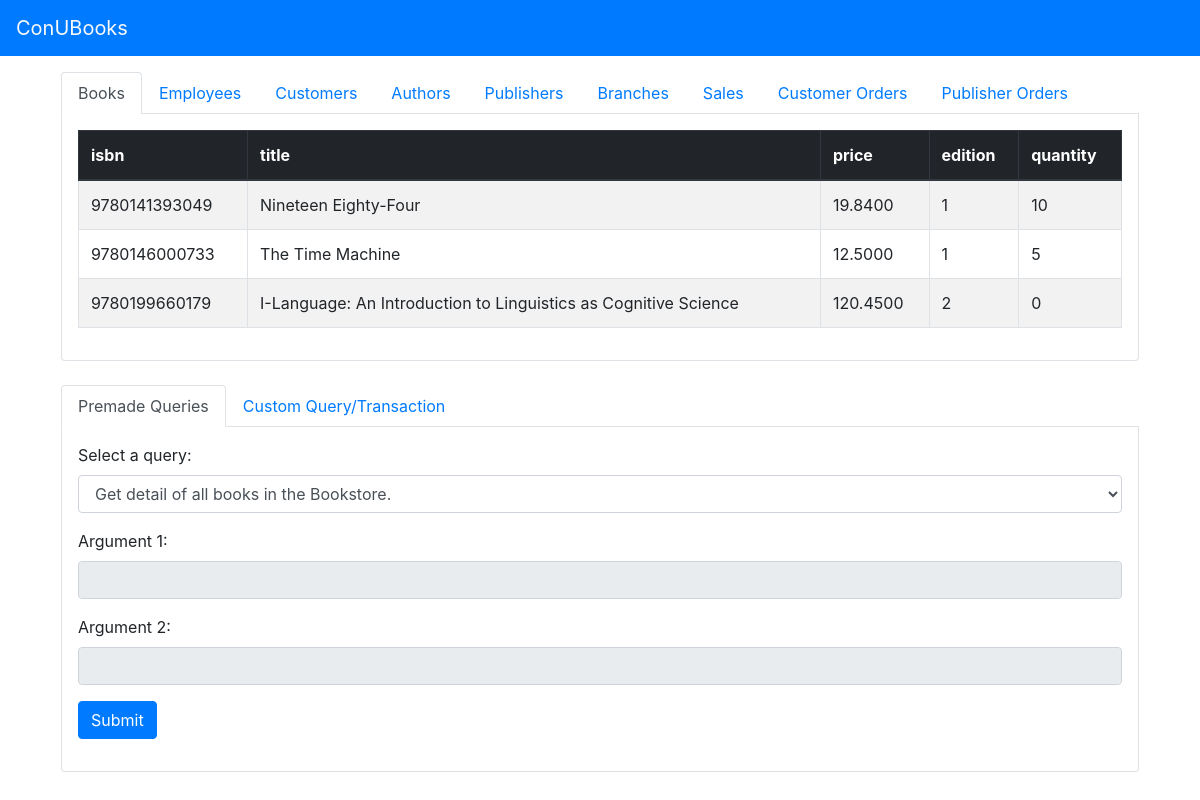
The page / on the database its author committed.
### tables this page shows
create table book(
    isbn char(13) primary key,
    title varchar(100) not null,
    price decimal(19,4) not null,
    edition smallint not null,
    quantity smallint not null
);

### databaseAccess.php (called while the page is built, shortened)
 <?php
function conn()
{
    $servername = "spc353.encs.concordia.ca";
    $dbname     = "spc353_4";
    $username   = "spc353_4";
    $password   = "1assword";
    try {
        $connection = new PDO("mysql:host=$servername;dbname=$dbname", $username, $password);
        $connection->setAttribute(PDO::ATTR_ERRMODE, PDO::ERRMODE_EXCEPTION);
    }
    catch (PDOException $e) {
        echo "Connection failed: " . $e->getMessage();
    }
    return $connection;
}
function getAllBooks()
{
    $connection = conn();
    $results    = $connection->query("select * from book;");
    return $results;
}
?>

### index.php (the view, shortened to what this page needs)
<!DOCTYPE HTML>
<html>
    <head>
		<link rel="stylesheet" href="https://maxcdn.bootstrapcdn.com/bootstrap/4.0.0/css/bootstrap.min.css">
    </head>
    <body>
	<nav class="navbar navbar-expand-lg bg-primary navbar-dark">
		<a class="navbar-brand text-light">ConUBooks</a>
	</nav>
	<div class='container'>
		<div class='row'>
			<div class='col m-3'>
				<ul class="nav nav-tabs" id="tablesTabs">
					<li class="nav-item">
						<a class="nav-link active" id="booksTab" data-toggle="tab" href="#books">Books</a>
					</li>
					<li class="nav-item">
						<a class="nav-link" id="employeesTab" data-toggle="tab" href="#employees">Employees</a>
					</li>
					<li class="nav-item">
						<a class="nav-link" id="customersTab" data-toggle="tab" href="#customers">Customers</a>
					</li>
					<li class="nav-item">
						<a class="nav-link" id="authorsTab" data-toggle="tab" href="#authors">Authors</a>
					</li>
					<li class="nav-item">
						<a class="nav-link" id="publishersTab" data-toggle="tab" href="#publishers">Publishers</a>
					</li>
					<li class="nav-item">
						<a class="nav-link" id="branchesTab" data-toggle="tab" href="#branches">Branches</a>
					</li>
					<li class="nav-item">
						<a class="nav-link" id="branchesTab" data-toggle="tab" href="#sales">Sales</a>
					</li>
					<li class="nav-item">
						<a class="nav-link" id="branchesTab" data-toggle="tab" href="#customerOrders">Customer Orders</a>
					</li>
					<li class="nav-item">
						<a class="nav-link" id="branchesTab" data-toggle="tab" href="#publisherOrders">Publisher Orders</a>
					</li>
				</ul>
				<div class="tab-content" id="tablesTabsContent">
					<div class="tab-pane fade show active border-left border-bottom border-right rounded-bottom p-3" id="books">
						<?php
							require 'databaseAccess.php';
							$books = getAllBooks();
							echo '<table class="table table-hover table-bordered table-striped">';
							echo '<tbody>';
							while($books != NULL && $row = $books->fetch(PDO::FETCH_ASSOC)) {
								$rows = array_keys($row);
								echo '<tr>';
								for($i = 0; $i < count($rows); $i++) {
									echo '<td>'.$row[$rows[$i]].'</td>';
								}
								echo '</tr>';
							}
							echo '</tbody>';
							echo '<thead class="thead-dark">';
							echo '<tr>';
							for($i = 0; $i < count($rows); $i++) {
								echo '<th>'.$rows[$i].'</th>';
							}
							echo '</tr>';
							echo '</thead>';
							echo '</table>';
						?>
					</div>
				</div>
				<br/>
				<ul class="nav nav-tabs" id="queryTabs">
					<li class="nav-item">
						<a class="nav-link active" id="queryTab" data-toggle="tab" href="#queries">Premade Queries</a>
					</li>
					<li class="nav-item">
						<a class="nav-link" id="customQueryTab" data-toggle="tab" href="#customQuery">Custom Query/Transaction</a>
					</li>
				</ul>
				<div class="tab-content" id="queryTabsContent">
					<div class="tab-pane fade show active border-left border-bottom border-right rounded-bottom p-3" id="queries">
						<form method="post">
							<div class="form-group">
								<label for='query'>Select a query:</label>
								<select id='query' name="query" class="form-control">
									<option value="a">Get detail of all books in the Bookstore.</option>
								</select>
							</div>
							<div class="form-group">
								<label for='input1' id='input1Label'>Argument 1:</label>
								<input name="input1" id='input1' type="text" class="form-control" disabled="true"/>
							</div>
							<div class="form-group">
								<label for='input2' id='input2Label'>Argument 2:</label>
								<input name="input2" id='input2' type="text" class="form-control" disabled="true"/>
							</div>
							<input type="submit" class="btn btn-primary mb-3"/>
						</form>
					</div>
				</div>
			</div>
		</div>
	</div>
    </body>
</html>

### rows shown on the page
book: isbn "9780141393049", title "Nineteen Eighty-Four", price "19.8400", edition "1", quantity "10"
book: isbn "9780146000733", title "The Time Machine", price "12.5000", edition "1", quantity "5"
book: isbn "9780199660179", title "I-Language: An Introduction to Linguistics as Cognitive Science", price "120.4500", edition "2", quantity "0"

### other values the page prints
$rows[$i] "isbn"
$rows[$i] "title"
$rows[$i] "price"
$rows[$i] "edition"
$rows[$i] "quantity"
